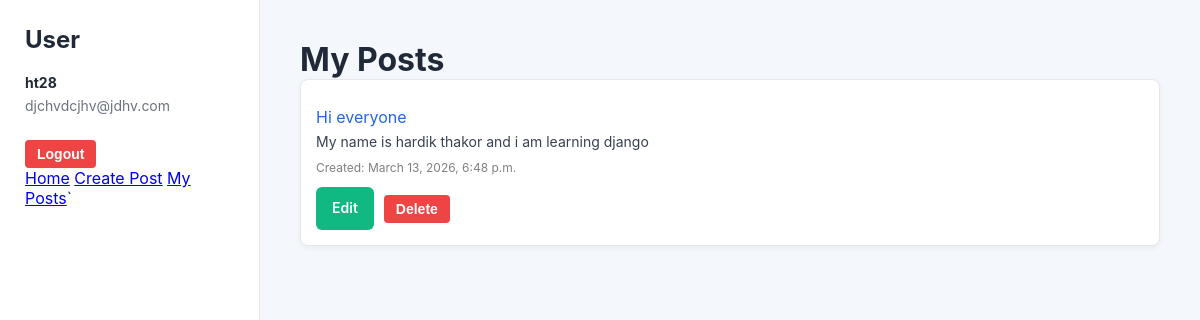
The page /blogs/myposts/ (signed in) on the database its author committed.
### users/models.py (models this page shows, shortened)
class User(AbstractUser):
    email = models.EmailField(unique=True)

### blogs/models.py (models this page shows, shortened)
class Post(models.Model):
    title = models.CharField(max_length=200)
    maincontent = models.TextField()
    author = models.ForeignKey(
        settings.AUTH_USER_MODEL,
        on_delete=models.CASCADE,
        related_name="posts"
    )
    datecreated = models.DateTimeField(auto_now_add=True)
    dateedited = models.DateTimeField(auto_now=True)
    image = CloudinaryField('image', blank=True, null=True)

### blogs/views.py (the view)
# urls.py: path('myposts/',myposts,name='myposts'),
@login_required
def myposts(request):
    posts = Post.objects.filter(author=request.user).order_by('-datecreated')
    return render(request, 'blogs/myposts.html', {
        'posts': posts
    })

### blogs/templates/blogs/myposts.html (shortened to what this page needs)
{% extends 'base.html' %}
{% load static %}
{% block extra_css %}
<link rel="stylesheet" href="{% static 'css/blogs.css' %}">
{% endblock %}
{% block content %}
<h1>My Posts</h1>
<div class="myposts-container">
    {% for post in posts %}
    <div class="post-card">
        <div class="post-content">
            <a class="post-title" href="{% url 'blogs:postdetail' post.id %}">
                {{ post.title }}
            </a>
            <p class="post-text">
                {{ post.maincontent|truncatewords:25 }}
            </p>
            <p class="post-date">
                Created: {{ post.datecreated }}
            </p>
            <div class="post-actions">
                <a href="{% url 'blogs:editpost' post.id %}" class="btn edit-btn">
                    Edit
                </a>
                <form method="POST" action="{% url 'blogs:deletepost' post.id %}">
                    <button type="submit" class="btn delete-btn">
                        Delete
                    </button>
                </form>
            </div>
        </div>
    </div>
    {% empty %}
        <p>You have no posts yet.</p>
    {% endfor %}
</div>
{% endblock %}

### templates/base.html (shortened to what this page needs)
{% load static %}
<!DOCTYPE html>
<html lang="en">
<head>
    <link rel="stylesheet" href="{% static 'css/base.css' %}">
    {% block extra_css %}{% endblock %}
</head>
<body>
    <div class="layout">
        {% if user.is_authenticated %}
        <aside class="sidebar">
            <h2>User</h2>
            <div class="user-info">
                <p><strong>{{ user.username }}</strong></p>
                <p class="email">{{ user.email }}</p>
            </div>
            <form method="POST" action="{% url 'users:logout' %}">
                <button class="btn logout-btn" type="submit">Logout</button>
            </form>
            <nav class="navbar">
                <div class="nav-center">
                    <a href="{% url 'blogs:home' %}" class="nav-link">Home</a>
                    <a href="{% url 'blogs:createpost' %}" class="nav-link">Create Post</a>
                    <a href="{% url 'blogs:myposts' %}">My Posts</a>`
                </div>
            </nav>
        </aside>
        {% endif %}
        <main class="main-content">
            {% block content %}
            {% endblock %}
        </main>
    </div>
</body>
</html>

### static/css/base.css (style rules this page uses)
* { margin:0; padding:0; box-sizing:border-box; }
body { font-family:-apple-system,BlinkMacSystemFont,"Segoe UI",Roboto,sans-serif; background:#f4f7fb; color:#1f2937; }
.layout { display:flex; min-height:100vh; }
.sidebar { width:260px; background:white; padding:25px; border-right:1px solid #e5e7eb; }
.sidebar h2 { margin-bottom:20px; }
.user-info p { margin-bottom:6px; font-size:14px; }
.email { color:#6b7280; font-size:13px; }
.btn { display:inline-block; padding:10px 18px; border-radius:6px; font-weight:600; text-decoration:none; border:none; cursor:pointer; }
.logout-btn { background:#ef4444; color:white; margin-top:20px; }
.main-content { flex:1; padding:40px; }

### static/css/blogs.css (style rules this page uses)
.post-card { background:white; padding:20px; border-radius:10px; margin-bottom:20px; box-shadow:0 4px 15px rgba(0,0,0,0.06); transition:transform 0.15s; }
.post-title { color:#2563eb; text-decoration:none; }
.post-content { margin-top:10px; line-height:1.6; }
.delete-btn { background:#ef4444; color:white; font-size:12px; padding:6px 12px; margin-top:8px; }
.myposts-container { display: flex; flex-direction: column; gap: 20px; }
.post-card { display: flex; gap: 15px; border: 1px solid #e5e7eb; border-radius: 8px; padding: 15px; background-color: #ffffff; box-shadow: 0 2px 6px rgba(0,0,0,0.05); }
.post-content { flex: 1; }
.post-text { color: #374151; font-size: 14px; }
.post-date { font-size: 12px; color: gray; margin-top: 5px; }
.post-actions { margin-top: 10px; display: flex; gap: 10px; }
.btn { padding: 6px 12px; border-radius: 4px; text-decoration: none; border: none; cursor: pointer; font-size: 14px; }
.edit-btn { background-color: #3b82f6; color: white; }
.delete-btn { background-color: #ef4444; color: white; }
.edit-btn { background-color: #10b981; color: white; padding: 10px 16px; border: none; border-radius: 6px; cursor: pointer; font-size: 14px; }

### rows shown on the page
User: username "ht28", email "djchvdcjhv@jdhv.com"
Post: title "Hi everyone", maincontent "My name is hardik thakor and i am learning django", datecreated "March 13, 2026, 6:48 p.m."
